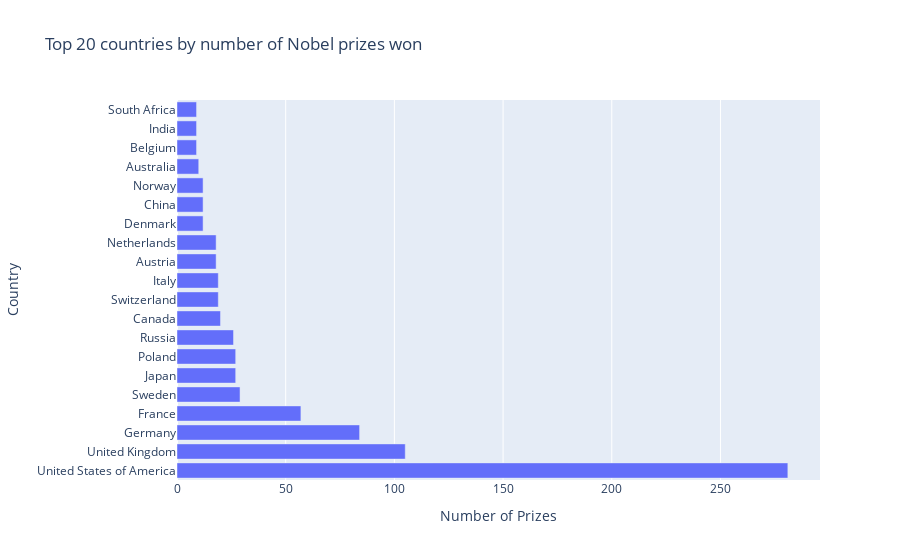

Notebook code for this chart:
### Code cell
h_bar = px.bar(y=top20_countries.birth_country_current,
               x=top20_countries.prize,
               orientation='h',
               title='Top 20 countries by number of Nobel prizes won')
 
h_bar.update_layout(xaxis_title='Number of Prizes', 
                    yaxis_title='Country')

h_bar.show()

### Figure 1 — Plotly figure (JSON) as saved in the notebook; plotly's stock layout.template omitted (floating-point values rounded to 4 significant figures)
{"data": [{"alignmentgroup": "True", "hovertemplate": "x=%{x}<br>y=%{y}<extra></extra>", "legendgroup": "", "marker": {"color": "#636efa"}, "name": "", "offsetgroup": "", "orientation": "h", "showlegend": false, "textposition": "auto", "type": "bar", "x": [281, 105, 84, 57, 29, 27, 27, 26, 20, 19, 19, 18, 18, 12, 12, 12, 10, 9, 9, 9], "xaxis": "x", "y": ["United States of America", "United Kingdom", "Germany", "France", "Sweden", "Japan", "Poland", "Russia", "Canada", "Switzerland", "Italy", "Austria", "Netherlands", "Denmark", "China", "Norway", "Australia", "Belgium", "India", "South Africa"], "yaxis": "y"}], "layout": {"barmode": "relative", "legend": {"tracegroupgap": 0}, "title": {"text": "Top 20 countries by number of Nobel prizes won"}, "xaxis": {"anchor": "y", "domain": [0, 1], "title": {"text": "Number of Prizes"}}, "yaxis": {"anchor": "x", "domain": [0, 1], "title": {"text": "Country"}}}}
